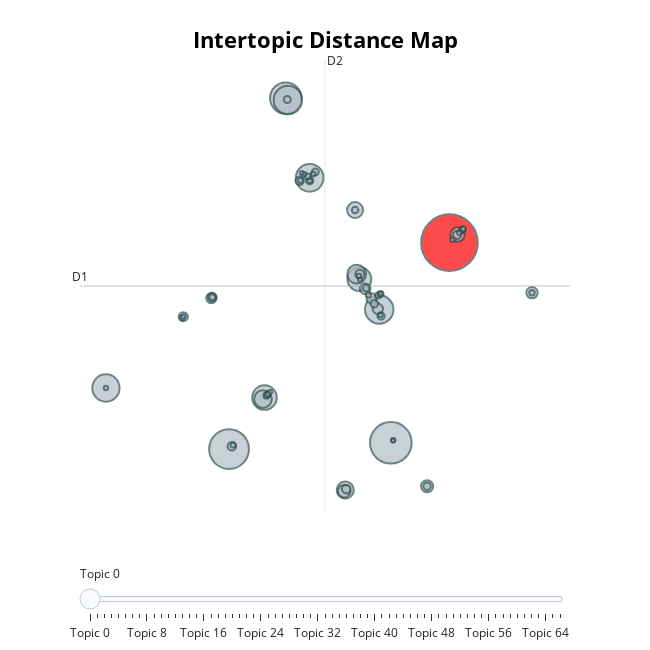

Source (notebook cell):
### Markdown cell above
### Visualize Topics

While pyLDAvis is not compatible with BERTopic models, BERTopic provides its own tools for evaluating the model and its topics. The visualize_topics() function, for example, generates a chart with bubbles that resembles the visualizations produced by pyLDAvis. This visualization helps us assess and interpret the topics effectively.

### Code cell
bert_topic_model.visualize_topics()
